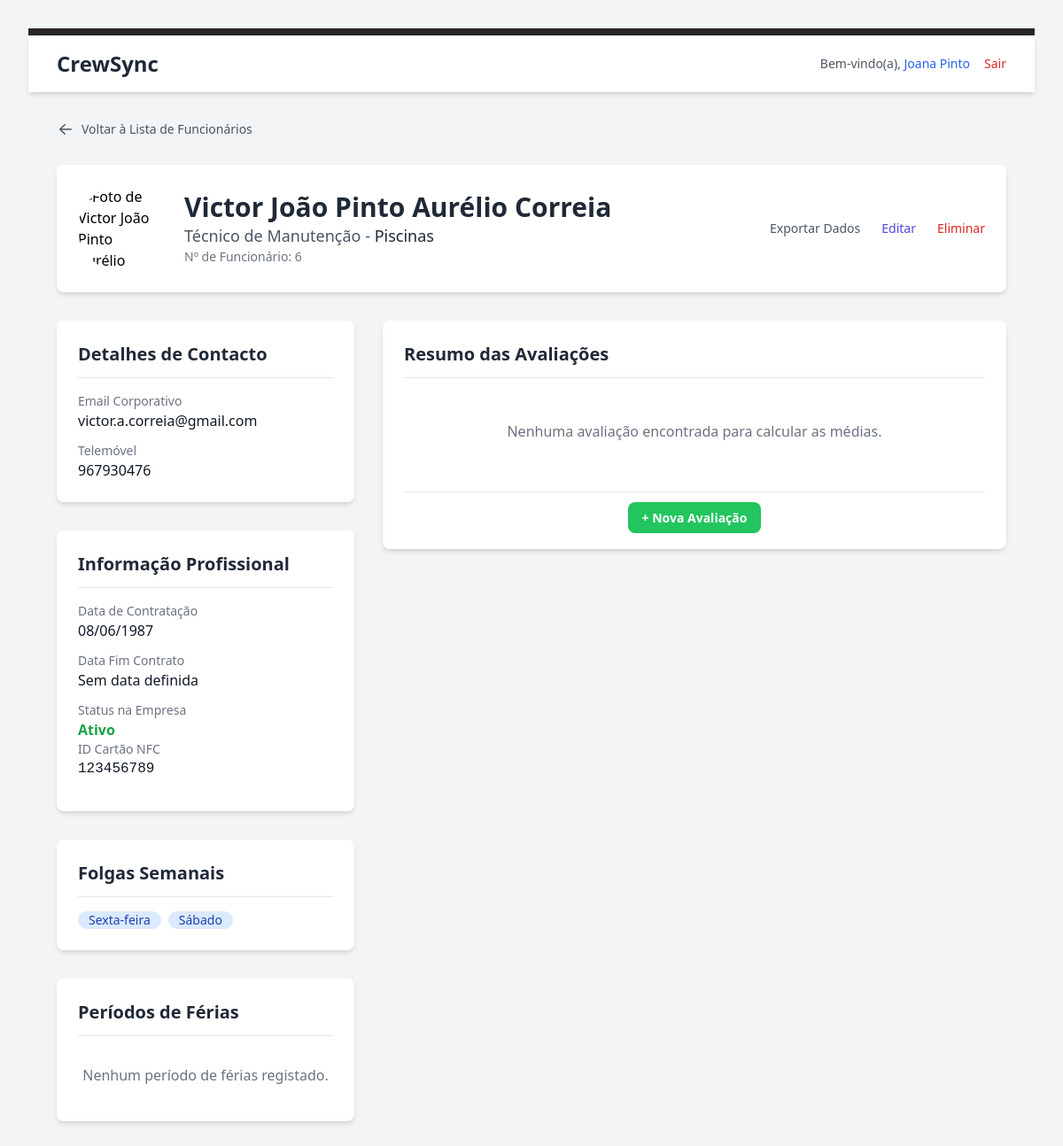
Page /public/funcionario_detalhe.php?id=9 (signed in) on the committed database.
### tables this page shows
CREATE TABLE `funcionarios_dados_pessoais` (
  `funcionario_id` int(10) UNSIGNED NOT NULL,
  `nif` varchar(9) DEFAULT NULL,
  `nss` varchar(11) DEFAULT NULL,
  `cartao_cidadao` varchar(20) DEFAULT NULL,
  `data_nascimento` date DEFAULT NULL,
  `telemovel` varchar(20) DEFAULT NULL,
  `morada_completa` text DEFAULT NULL,
  `iban` varchar(25) DEFAULT NULL
);

CREATE TABLE `funcionarios` (
  `id` int(10) UNSIGNED NOT NULL,
  `numero_funcionario` varchar(20) DEFAULT NULL,
  `nome_completo` varchar(255) NOT NULL,
  `email_corporativo` varchar(255) DEFAULT NULL,
  `cargo` varchar(100) NOT NULL,
  `departamento` varchar(100) NOT NULL,
  `sector_piscina` int(10) UNSIGNED DEFAULT NULL COMMENT 'Número do sector específico para quem trabalha nas Piscinas',
  `foto_path` varchar(255) DEFAULT NULL,
  `nfc_card_id` varchar(50) DEFAULT NULL,
  `data_contratacao` date NOT NULL,
  `data_fim_contrato` date DEFAULT NULL,
  `ativo` tinyint(1) NOT NULL DEFAULT 1,
  `created_at` timestamp NOT NULL DEFAULT current_timestamp(),
  `updated_at` timestamp NOT NULL DEFAULT current_timestamp() ON UPDATE current_timestamp()
);

### src/auth_guard.php (called while the page is built, shortened)
<?php
$utilizador_logado = [
    'id' => $_SESSION['user_id'],
    'email' => $_SESSION['user_email'],
    'role_id' => $_SESSION['user_role_id'],
    'funcionario_id' => $_SESSION['user_funcionario_id'],
    'nome' => $_SESSION['user_name'] ?? null
];
?>

### public/funcionario_detalhe.php (the view, shortened to what this page needs)
<?php
require_once '../src/auth_guard.php';
require_once '../config/db.php';
$funcionario_id = (int)$_GET['id'];
try {
    $stmt = $pdo->prepare("
        SELECT f.*, dp.* FROM funcionarios f
        LEFT JOIN funcionarios_dados_pessoais dp ON f.id = dp.funcionario_id
        WHERE f.id = ? AND f.ativo = 1
    ");
    $stmt->execute([$funcionario_id]);
    $funcionario = $stmt->fetch(PDO::FETCH_ASSOC);
    $stmt_folgas = $pdo->prepare("SELECT dia_semana FROM folgas_semanais WHERE funcionario_id = ?");
    $stmt_folgas->execute([$funcionario_id]);
    $folgas = $stmt_folgas->fetchAll(PDO::FETCH_COLUMN);
    $dias_map = [0 => 'Domingo', 1 => 'Segunda-feira', 2 => 'Terça-feira', 3 => 'Quarta-feira', 4 => 'Quinta-feira', 5 => 'Sexta-feira', 6 => 'Sábado'];
    $folgas_nomes = [];
    foreach ($folgas as $dia) {
        $folgas_nomes[] = $dias_map[$dia] ?? 'Desconhecido';
    }
    $stmt_ferias = $pdo->prepare("SELECT * FROM periodos_ferias WHERE funcionario_id = ? ORDER BY data_inicio_ferias ASC");
    $stmt_ferias->execute([$funcionario_id]);
    $ferias = $stmt_ferias->fetchAll(PDO::FETCH_ASSOC);
    $stmt_medias_metricas = $pdo->prepare("
        SELECT m.nome_metrica, AVG(r.pontuacao) as media
        FROM avaliacao_respostas r
        JOIN avaliacoes a ON r.avaliacao_id = a.id
        JOIN avaliacao_metricas m ON r.metrica_id = m.id
        WHERE a.funcionario_id = ?
        GROUP BY r.metrica_id, m.nome_metrica
        ORDER BY m.id
    ");
    $stmt_medias_metricas->execute([$funcionario_id]);
    $medias_por_metrica = $stmt_medias_metricas->fetchAll(PDO::FETCH_ASSOC);
    $stmt_media_total = $pdo->prepare("
        SELECT AVG(r.pontuacao) as media_total
        FROM avaliacao_respostas r
        JOIN avaliacoes a ON r.avaliacao_id = a.id
        WHERE a.funcionario_id = ?
    ");
    $stmt_media_total->execute([$funcionario_id]);
    $media_total = $stmt_media_total->fetchColumn();
} catch (PDOException $e) {
    die("Erro ao carregar dados do funcionário: " . $e->getMessage());
}
?>
<!DOCTYPE html>
<html lang="pt-PT" class="bg-gray-100">
<head>
    <link href="/slide_rh_app/public/css/style.css" rel="stylesheet">
</head>
<body class="p-8">
    <?php include_once '../src/templates/header.php'; ?>
    <main class="p-8">
        <div class="max-w-7xl mx-auto">
            <div class="mb-6">
                <a href="listar_funcionarios.php" class="inline-flex items-center gap-2 text-sm font-medium text-gray-600 hover:text-gray-900 transition-colors">
                    <svg xmlns="http://www.w3.org/2000/svg" viewBox="0 0 20 20" fill="currentColor" class="w-5 h-5"><path fill-rule="evenodd" d="M17 10a.75.75 0 01-.75.75H5.612l4.158 3.96a.75.75 0 11-1.04 1.08l-5.5-5.25a.75.75 0 010-1.08l5.5-5.25a.75.75 0 111.04 1.08L5.612 9.25H16.25A.75.75 0 0117 10z" clip-rule="evenodd" /></svg>
                    Voltar à Lista de Funcionários
                </a>
            </div>
            <div class="bg-white rounded-lg shadow-md p-6 flex items-center justify-between">
                <div class="flex items-center gap-6">
                    <img class="h-24 w-24 rounded-full object-cover" src="mostrar_foto.php?id=<?= $funcionario['id'] ?>" alt="Foto de <?= htmlspecialchars($funcionario['nome_completo']) ?>">
                    <div>
                        <h1 class="text-3xl font-bold text-gray-800"><?= htmlspecialchars($funcionario['nome_completo']) ?></h1>
                        <p class="text-lg text-gray-600"><?= htmlspecialchars($funcionario['cargo']) ?> - <span class="font-medium text-gray-800"><?= htmlspecialchars($funcionario['departamento']) ?></span></p>
                        <p class="text-sm text-gray-500">Nº de Funcionário: <?= htmlspecialchars($funcionario['numero_funcionario']) ?></p>
                    </div>
                </div>
                <div class="flex items-center gap-6 text-sm">
                    <a href="exportar_dados.php?id=<?= $funcionario['id'] ?>" target="_blank" class="text-gray-600 hover:text-gray-900 font-medium transition-colors">Exportar Dados</a>
                    <?php if ((int)$utilizador_logado['role_id'] === ROLE_ADMIN || (int)$utilizador_logado['role_id'] === ROLE_RH || (int)$utilizador_logado['role_id'] === ROLE_MANAGER): ?>
                        <a href="editar_funcionario.php?id=<?= $funcionario['id'] ?>" class="text-indigo-600 hover:text-indigo-900 font-medium transition-colors">Editar</a>
                        <form action="eliminar_funcionario.php" method="POST" class="inline" onsubmit="return confirm('Tem a certeza?');"><input type="hidden" name="id" value="<?= $funcionario['id'] ?>"><button type="submit" class="text-red-600 hover:text-red-900 font-medium transition-colors">Eliminar</button></form>
                    <?php endif; ?>
                </div>
            </div>
            <div class="mt-8 grid grid-cols-1 lg:grid-cols-3 gap-8">
                <div class="lg:col-span-1 space-y-8">
                    <div class="bg-white rounded-lg shadow-md p-6">
                        <h2 class="text-xl font-semibold text-gray-800 border-b pb-3 mb-4">Detalhes de Contacto</h2>
                        <dl>
                            <dt class="text-sm font-medium text-gray-500">Email Corporativo</dt>
                            <dd class="text-gray-900 mb-3 break-words"><?= htmlspecialchars($funcionario['email_corporativo'] ?? 'N/A') ?></dd>
                            <dt class="text-sm font-medium text-gray-500">Telemóvel</dt>
                            <dd class="text-gray-900"><?= htmlspecialchars($funcionario['telemovel'] ?? 'N/A') ?></dd>
                        </dl>
                    </div>
                     <div class="bg-white rounded-lg shadow-md p-6">
                        <h2 class="text-xl font-semibold text-gray-800 border-b pb-3 mb-4">Informação Profissional</h2>
                        <dl>
                            <dt class="text-sm font-medium text-gray-500">Data de Contratação</dt>
                            <dd class="text-gray-900 mb-3"><?= htmlspecialchars(date('d/m/Y', strtotime($funcionario['data_contratacao']))) ?></dd>
                            <dt class="text-sm font-medium text-gray-500">Data Fim Contrato</dt>
                            <dd class="text-gray-900 mb-3"><?= $funcionario['data_fim_contrato'] ? htmlspecialchars(date('d/m/Y', strtotime($funcionario['data_fim_contrato']))) : 'Sem data definida' ?></dd>
                            <dt class="text-sm font-medium text-gray-500">Status na Empresa</dt>
                            <dd class="font-semibold <?= ($funcionario['ativo'] == 1) ? 'text-green-600' : 'text-red-600' ?>">
                                <?= ($funcionario['ativo'] == 1) ? 'Ativo' : 'Inativo' ?>
                            </dd>
                            <dt class="text-sm font-medium text-gray-500">ID Cartão NFC</dt>
                            <dd class="text-gray-900 font-mono mb-3"><?= htmlspecialchars($funcionario['nfc_card_id'] ?? 'N/A') ?></dd>
                        </dl>
                    </div>
                    <div class="bg-white rounded-lg shadow-md p-6">
                        <h2 class="text-xl font-semibold text-gray-800 border-b pb-3 mb-4">Folgas Semanais</h2>
                        <?php if (empty($folgas_nomes)): ?>
                            <p class="text-center text-gray-500 py-4">Nenhuma folga semanal definida.</p>
                        <?php else: ?>
                            <div class="flex flex-wrap gap-2">
                                <?php foreach ($folgas_nomes as $dia): ?>
                                    <span class="inline-flex items-center px-3 py-1 rounded-full text-sm font-medium bg-blue-100 text-blue-800"><?= htmlspecialchars($dia) ?></span>
                                <?php endforeach; ?>
                            </div>
                        <?php endif; ?>
                    </div>
                    <div class="bg-white rounded-lg shadow-md p-6">
                        <h2 class="text-xl font-semibold text-gray-800 border-b pb-3 mb-4">Períodos de Férias</h2>
                        <?php if (empty($ferias)): ?>
                            <p class="text-center text-gray-500 py-4">Nenhum período de férias registado.</p>
                        <?php endif; ?>
                    </div>
                </div>
                <div class="lg:col-span-2 space-y-8">
                    <?php
                    $pode_ver_avaliacoes = (
                        (int)$utilizador_logado['role_id'] === ROLE_ADMIN ||
                        (int)$utilizador_logado['role_id'] === ROLE_MANAGER ||
                        (int)$utilizador_logado['funcionario_id'] === $funcionario_id
                    );
                    $pode_avaliar = (
                        (int)$utilizador_logado['role_id'] === ROLE_ADMIN ||
                        (int)$utilizador_logado['role_id'] === ROLE_RH ||
                        (int)$utilizador_logado['role_id'] === ROLE_MANAGER ||
                        (int)$utilizador_logado['role_id'] === ROLE_SUPERVISOR
                    );
                    ?>
                    <?php if ($pode_ver_avaliacoes): ?>
                        <div class="bg-white rounded-lg shadow-md p-6">
                            <h2 class="text-xl font-semibold text-gray-800 border-b pb-3 mb-4">Resumo das Avaliações</h2>
                            <?php if ($media_total > 0): ?>
                                <div class="grid grid-cols-1 md:grid-cols-3 gap-6">
                                    <div class="md:col-span-1 bg-blue-50 p-6 rounded-lg text-center">
                                        <p class="text-sm font-medium text-blue-700">MÉDIA GERAL</p>
                                        <p class="text-5xl font-bold text-blue-600 mt-2">
                                            <?= number_format($media_total, 2) ?>
                                        </p>
                                        <p class="text-xs text-blue-500">em 5</p>
                                    </div>
                                    <div class="md:col-span-2 space-y-3">
                                        <?php foreach ($medias_por_metrica as $media): ?>
                                            <div>
                                                <div class="flex justify-between items-center mb-1">
                                                    <span class="text-sm font-medium text-gray-700"><?= htmlspecialchars($media['nome_metrica']) ?></span>
                                                    <span class="text-sm font-semibold text-gray-800"><?= number_format($media['media'], 2) ?></span>
                                                </div>
                                                <div class="w-full bg-gray-200 rounded-full h-2.5">
                                                    <div class="bg-blue-500 h-2.5 rounded-full" style="width: <?= ($media['media'] / 5) * 100 ?>%"></div>
                                                </div>
                                            </div>
                                        <?php endforeach; ?>
                                    </div>
                                </div>
                                <div class="text-center mt-6 border-t pt-4">
                                    <?php
                                    if ((int)($utilizador_logado['funcionario_id'] ?? 0) !== $funcionario_id):
                                    ?>
                                        <a href="historico_avaliacoes.php?id=<?= $funcionario_id ?>" class="text-sm font-medium text-blue-600 hover:underline">
                                            Ver Histórico Detalhado &rarr;
                                        </a>
                                    <?php endif; ?>
                                </div>
                            <?php else: ?>
                                <p class="text-center text-gray-500 py-8">Nenhuma avaliação encontrada para calcular as médias.</p>
                            <?php endif; ?>
                            <?php if ($pode_avaliar && (int)$utilizador_logado['funcionario_id'] !== $funcionario_id): ?>
                                <div class="text-center mt-6 border-t pt-4">
                                    <a href="adicionar_avaliacao.php?id=<?= $funcionario['id'] ?>" class="bg-green-500 text-white font-bold text-sm py-2 px-4 rounded-lg hover:bg-green-600">
                                        + Nova Avaliação
                                    </a>
                                </div>
                            <?php endif; ?>
                        </div>
                    <?php endif; ?>
                </div>
            </div>
        </div>
    </main>
</body>
</html>

### rows in the picture
funcionarios_dados_pessoais: funcionario_id.nome_completo "Victor João Pinto Aurélio Correia", funcionario_id.cargo "Técnico de Manutenção", funcionario_id.departamento "Piscinas", funcionario_id.numero_funcionario "6", funcionario_id.email_corporativo "victor.a.correia@gmail.com", telemovel "967930476", funcionario_id.data_contratacao "08/06/1987", funcionario_id.nfc_card_id "123456789"

### other values in the picture
$_SESSION['user_name'] "Joana Pinto"
$dia "Sexta-feira"
$dia "Sábado"
